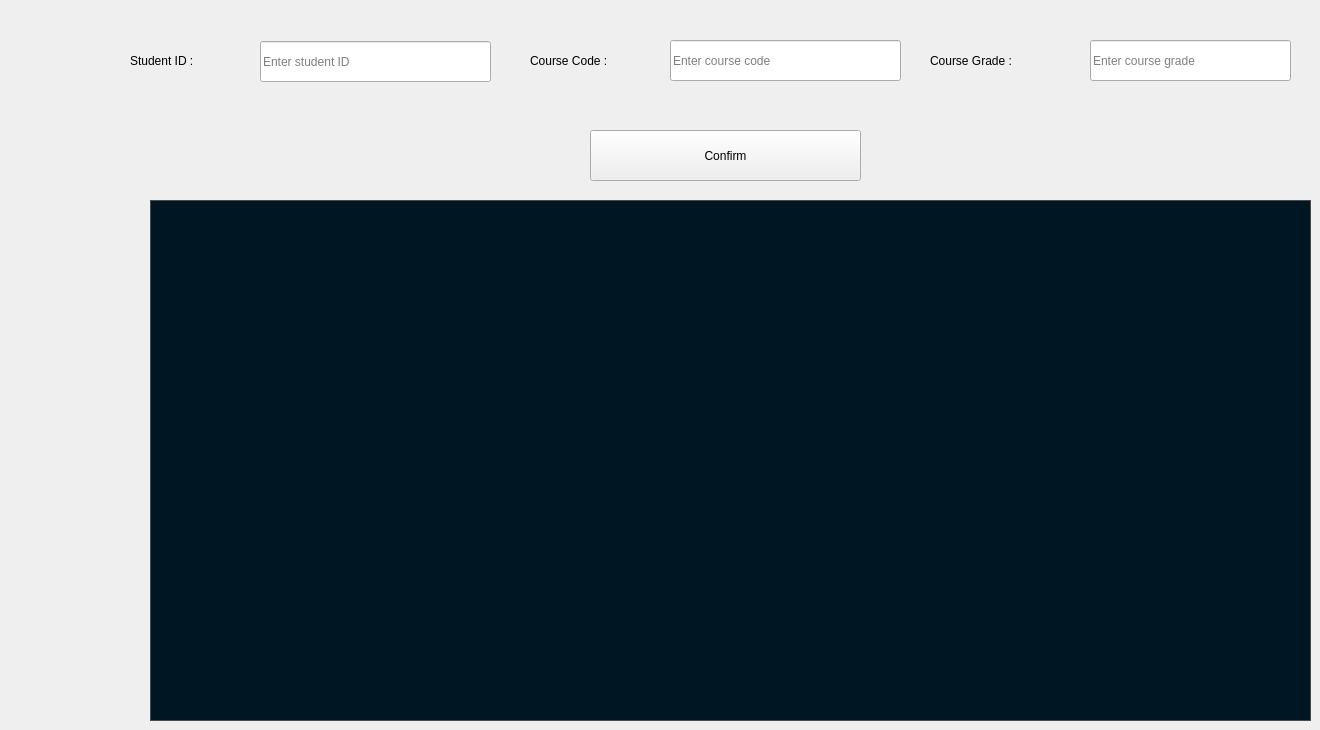
    <widget class="QWidget" name="tab_2">
     <attribute name="title">
      <string>Grading System</string>
     </attribute>
     <widget class="QLabel" name="label_15">
      <property name="geometry">
       <rect>
        <x>130</x>
        <y>40</y>
        <width>161</width>
        <height>41</height>
       </rect>
      </property>
      <property name="styleSheet">
       <string notr="true">font: 75 14pt &quot;MS Shell Dlg 2&quot;;</string>
      </property>
      <property name="text">
       <string>Student ID :</string>
      </property>
     </widget>
     <widget class="QLabel" name="label_16">
      <property name="geometry">
       <rect>
        <x>530</x>
        <y>40</y>
        <width>141</width>
        <height>41</height>
       </rect>
      </property>
      <property name="styleSheet">
       <string notr="true">font: 75 16pt &quot;MS Shell Dlg 2&quot;;</string>
      </property>
      <property name="text">
       <string>Course Code : </string>
      </property>
     </widget>
     <widget class="QLabel" name="label_17">
      <property name="geometry">
       <rect>
        <x>930</x>
        <y>40</y>
        <width>141</width>
        <height>41</height>
       </rect>
      </property>
      <property name="styleSheet">
       <string notr="true">font: 75 16pt &quot;MS Shell Dlg 2&quot;;</string>
      </property>
      <property name="text">
       <string>Course Grade : </string>
      </property>
     </widget>
     <widget class="QLineEdit" name="Tab4_Student_ID">
      <property name="geometry">
       <rect>
        <x>260</x>
        <y>41</y>
        <width>231</width>
        <height>41</height>
       </rect>
      </property>
      <property name="placeholderText">
       <string>Enter student ID </string>
      </property>
     </widget>
     <widget class="QLineEdit" name="Tab4_Course_code">
      <property name="geometry">
       <rect>
        <x>670</x>
        <y>40</y>
        <width>231</width>
        <height>41</height>
       </rect>
      </property>
      <property name="placeholderText">
       <string>Enter course code </string>
      </property>
     </widget>
     <widget class="QTableWidget" name="StudentGradeTable_4">
      <property name="geometry">
       <rect>
        <x>150</x>
        <y>200</y>
        <width>1161</width>
        <height>521</height>
       </rect>
      </property>
      <property name="styleSheet">
       <string notr="true">    
    QTableWidget {
        background-color: #001622;
        color: white;
        font-size: 14px;
        border: 1px solid #4c4c4c;
    }

    QHeaderView::section {
        background-color: #0b2e4a;
        color: white;
        padding: 5px;
        border: 1px solid #32414B;
        font-weight: bold;
    }

    QTableWidget::item:selected {
        background-color: #1e90ff;
        color: black;
    }</string>
      </property>
      <property name="verticalScrollBarPolicy">
       <enum>Qt::ScrollBarAlwaysOff</enum>
      </property>
      <property name="horizontalScrollBarPolicy">
       <enum>Qt::ScrollBarAlwaysOff</enum>
      </property>
      <property name="editTriggers">
       <set>QAbstractItemView::NoEditTriggers</set>
      </property>
      <property name="showGrid">
       <bool>false</bool>
      </property>
      <property name="cornerButtonEnabled">
       <bool>false</bool>
      </property>
     </widget>
     <widget class="QPushButton" name="Tab4_Confirm">
      <property name="geometry">
       <rect>
        <x>590</x>
        <y>130</y>
        <width>271</width>
        <height>51</height>
       </rect>
      </property>
      <property name="text">
       <string>Confirm</string>
      </property>
     </widget>
     <widget class="QLineEdit" name="Tab4_Course_code_2">
      <property name="geometry">
       <rect>
        <x>1090</x>
        <y>40</y>
        <width>201</width>
        <height>41</height>
       </rect>
      </property>
      <property name="placeholderText">
       <string>Enter course grade </string>
      </property>
     </widget>
    </widget>
